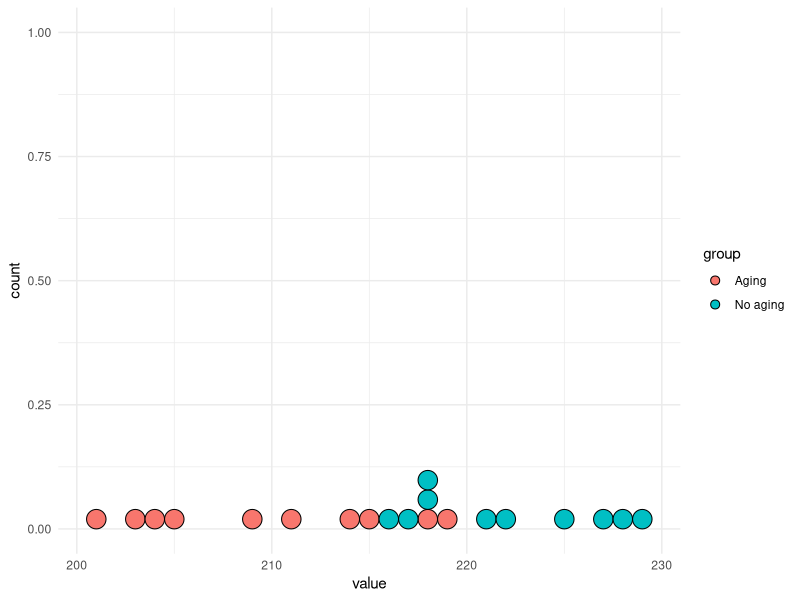

Generate this figure with R:
no_aging <- c(227, 222, 218, 217, 225, 218, 216, 229, 228, 221)
aging <- c(219, 214, 215, 211, 209, 218, 203, 204, 201, 205)

library(ggplot2)

df <- data.frame(
  value = c(no_aging, aging),
  group = rep(c("No aging", "Aging"), c(length(no_aging), length(aging)))
)

ggplot(df, aes(x = value, fill = group)) +
  geom_dotplot(binwidth = 1, stackgroups = TRUE, binpositions = "all") +
  theme_minimal()

# Aging process had a slight effect on the tensile strength

no_aging_mean <- mean(no_aging)
aging_mean <- mean(aging)

cat("Mean value for no aging is ", no_aging_mean, "\n");
cat("Mean value for aging is ", aging_mean, "\n");

no_aging_median <- median(no_aging)
aging_median <- median(aging)

cat("Median value for no aging is ", no_aging_median, "\n")
cat("Median value for aging is ", aging_median, "\n")

cat("Intragroup mean and median values are very similar")